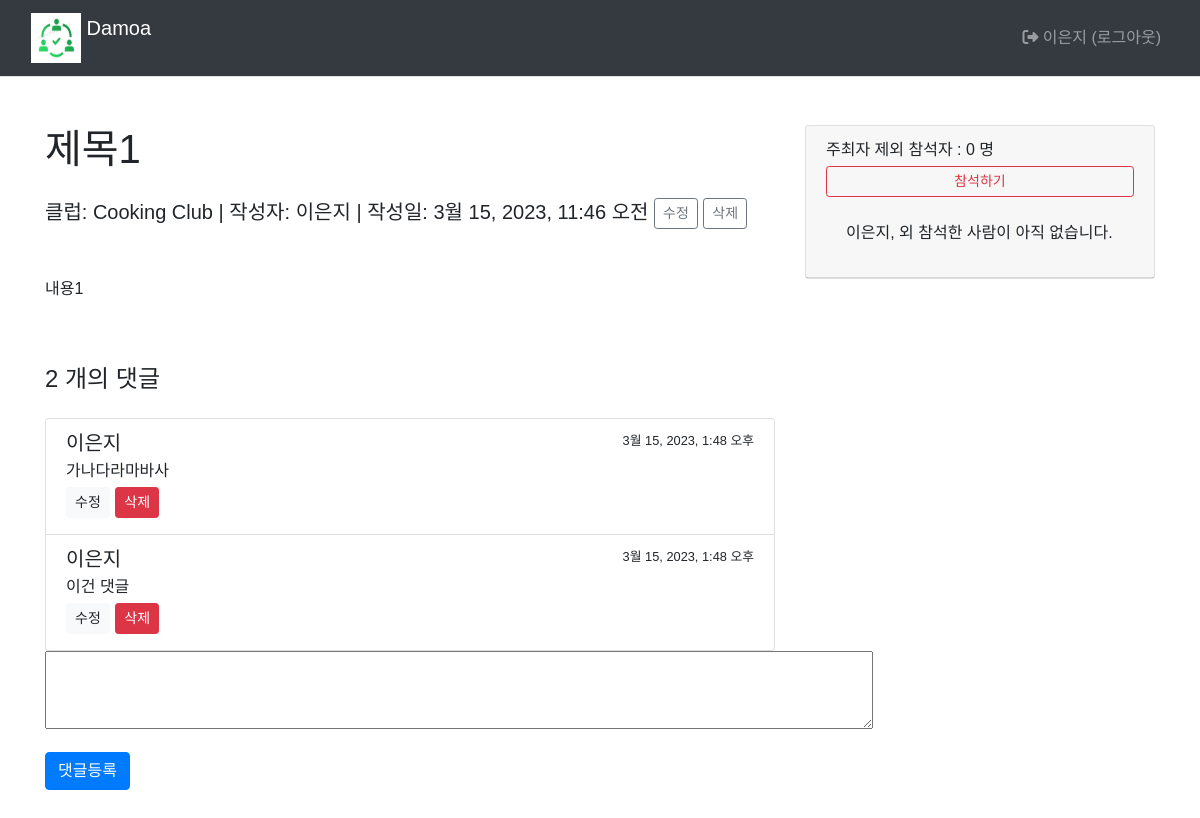
The page /main/board_list/reply/create/2/ (signed in) on the database as committed earlier.
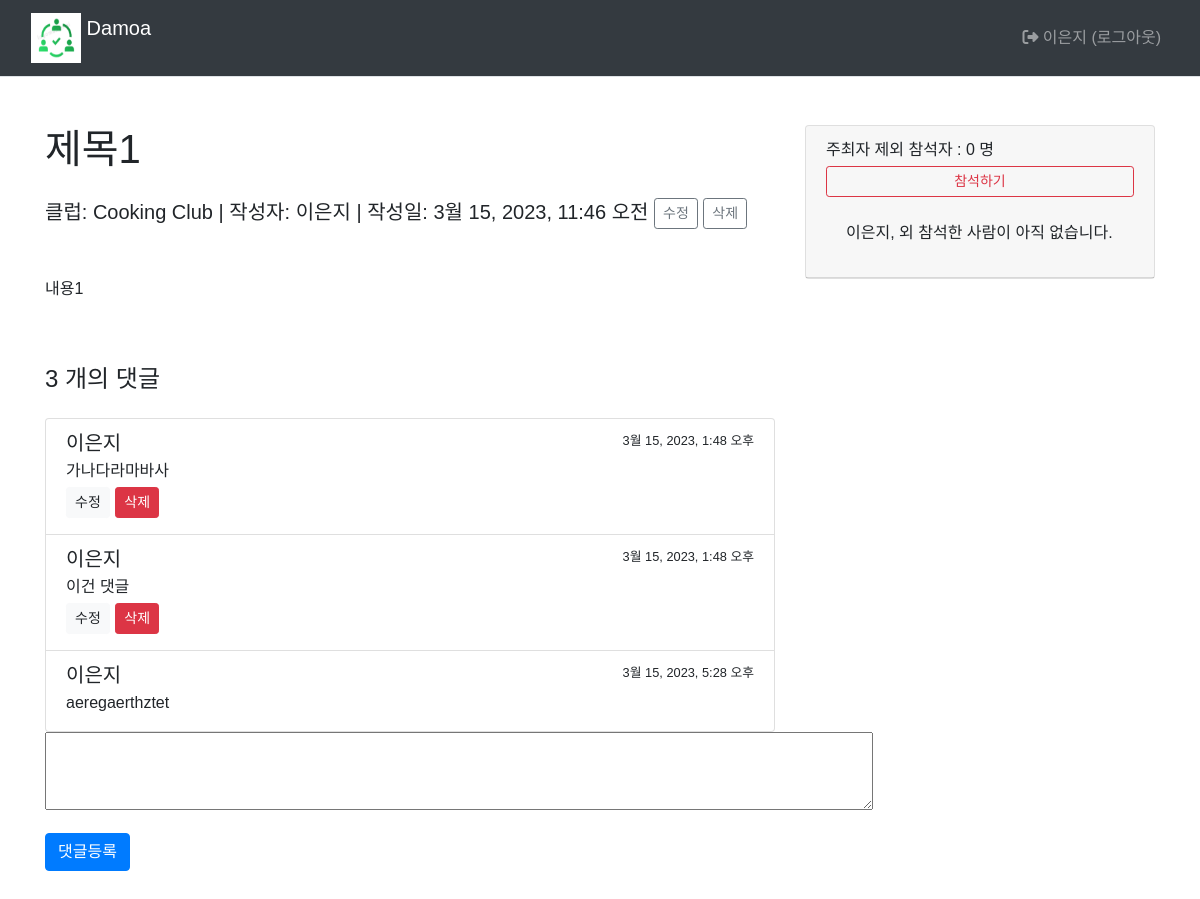
The same page on the database as committed later.
### main/models.py (models this page shows, shortened)
class Board(models.Model):
    club = models.ForeignKey(Club, on_delete=models.CASCADE)
    author = models.ForeignKey(settings.AUTH_USER_MODEL, on_delete=models.CASCADE, default=1, null=True, related_name='author_board')
    subject = models.CharField('제목', max_length = 200,
                               help_text='게시글의 제목을 한 줄로 작성하세요.')
    content = models.TextField('내용', help_text='내용을 상세히 작성하세요.')
    create_date = models.DateTimeField('생성일')
    modify_date = models.DateTimeField(null=True, blank=True)
    voter=models.ManyToManyField(settings.AUTH_USER_MODEL, related_name='voter_board')

class Reply(models.Model):
    board = models.ForeignKey(Board, on_delete=models.CASCADE)
    author = models.ForeignKey(settings.AUTH_USER_MODEL, on_delete=models.CASCADE, default=1, null=True)
    content = models.TextField()
    create_date = models.DateTimeField('생성일')
    modify_date = models.DateTimeField(null=True, blank=True)

class Club(models.Model):
    class category(models.TextChoices):
        from django.utils.translation import gettext_lazy as _
        COOK = 'CK', _('Cook')
        CULTURE = 'CT', _('Culture')
        GAME = 'GA', _('Game')
        LANGUAGE = 'LA', _('Language')
        MUSIC = 'MU', _('Music')
        OUTDOOR = 'OD', _('Outdoor')
        SPORTS = 'SP', _('Sports')
    category = models.CharField(
        max_length=10,
        choices = category.choices,
        null=True
    )
    name=models.TextField('클럽이름')

### common/models.py (models this page shows)
class CustomUser(AbstractBaseUser, PermissionsMixin) :
    email = models.EmailField(blank=True, unique=True, default='')
    username = models.CharField(max_length = 15, unique=True)
    name = models.CharField(max_length=15)
    age = models.IntegerField()
    ad = models.CharField(max_length=50)
    is_active = models.BooleanField(default=True)
    is_superuser = models.BooleanField(default=True)
    is_staff = models.BooleanField(default=True)
    date_joined = models.DateTimeField(default=timezone.now)
    last_login = models.DateTimeField(blank=True, null=True)
    objects = CustomUserManager()
    USERNAME_FIELD = 'username'
    REQUIRED_FIELD = ['name']
    class Meta :
        ordering = ['-date_joined']
        verbose_name = 'User'
        verbose_name_plural = 'User'

### main/views.py (the view)
# urls.py: path('main/board_list/reply/create/<int:board_id>/', views.reply_create, name='reply_create'),
@login_required(login_url = 'common:login')
def reply_create(request, board_id):
    board=get_object_or_404(Board, pk=board_id)
    if request.method=='POST':
        form=ReplyForm(request.POST)
        if form.is_valid():
            reply=form.save(commit=False)
            reply.author=request.user
            reply.create_date=timezone.now()
            reply.board=board
            reply.save()
            return redirect('main:detail', board_id=board.id)
    else:
        form=ReplyForm()
    context={'board':board, 'form':form}
    return render(request, 'main/board_detail.html', context)

### main/forms.py
class ReplyForm(forms.ModelForm):
    class Meta:
        model = Reply
        fields = ['content']
        labels={
            'content':'답변내용',
        }

### templates/main/board_detail.html (shortened to what this page needs)
{% extends 'base.html' %}
{% block content %}
  <div class="container py-5">
    <div class="row">
      <div class="col-lg-8">
        <h1 class="mb-4">
          {{ board.subject }}</h1>
        <div class="lead mb-5">
          클럽:
          {{ board.club.name }}
          | 작성자:
          {{ board.author.name }}
          {% if board.modify_date %}
            | 수정일:
            {{ board.modify_date }}
            {%else%}
            | 작성일:
            {{ board.create_date }}
          {% endif %}
          {% if request.user == board.author %}
            <a href="{% url 'main:board_modify' board.id %}" class="btn btn-sm btn-outline-secondary">수정</a>
            <a href="#" class="delete btn btn-sm btn-outline-secondary" data-uri="{% url 'main:board_delete' board.id %}">삭제</a>
          {% endif %}
        </div>
        <p>{{ board.content }}</p>
        <div class="row">
          <div class="col-lg-12">
            <h4 class="mt-5 mb-4">{{board.reply_set.count}}
              개의 댓글</h4>
            <div class="list-group">
              {% for reply in board.reply_set.all %}
                <div class="list-group-item">
                  <div class="d-flex w-100 justify-content-between">
                    <h5 class="mb-1">{{ reply.author.name }}</h5>
                    {% if reply.modify_date %}
                      <small>
                        {{ reply.modify_date }}(수정)</small>
                      {%else%}
                      <small>{{ reply.create_date }}</small>
                    {% endif %}
                  </div>
                  <p class="mb-1">{{reply.content}}</p>
                  <h5 class="mb-1">
                    {% if request.user == reply.author %}
                      <a href="{% url 'main:reply_modify' reply.id %}" class="btn btn-light btn-sm">수정</a>
                      <a href="javascript:void(0)" class="delete btn btn-danger btn-sm" data-uri="{% url 'main:reply_delete' reply.id %}">삭제</a>
                    {% endif %}
                  </h5>
                </div>
              {% endfor %}
            </div>
          </div>
        </div>
        <form action="{%url 'main:reply_create' board.id%}" method="post">
          <div class="form-group">
            <textarea name="content" id="content" cols="87%" rows="3"></textarea>
          </div>
          <input type="submit" value="댓글등록" class="btn btn-primary">
        </form>
      </div>
      <div class="col-lg-4">
        <div class="card">
          <div class="card-header">
            주최자 제외 참석자 :
            {{board.voter.count}}
            명
            {%if request.user in board.voter.all %}
              <a href="#" data-uri="{%url 'main:vote_board' board.id %}" class="recommend1 btn btn-sm btn-outline-danger btn-block my-1">참석취소</a>
              {%else%}
              <a href="#" data-uri="{%url 'main:vote_board' board.id %}" class="recommend btn btn-sm btn-outline-danger btn-block my-1">참석하기</a>
              {%endif%}
              <div class="card-body">
                {{board.author.name}},
                {% for voter in board.voter.all %}
                  {{ voter.name }}
                  {% if not forloop.last %},
                  {% endif %}
                  {% empty %}
                  외 참석한 사람이 아직 없습니다.
                {% endfor %}
              </div>
            </div>
          </div>
        </div>
      </div>
    {% endblock %}

Rows that differ between the two databases and show on the page:
computed for Board "제목1": reply_set.count "2" → "3"
added Reply: author.name "이은지", create_date "3월 15, 2023, 5:28 오후", content "aeregaerthztet"
